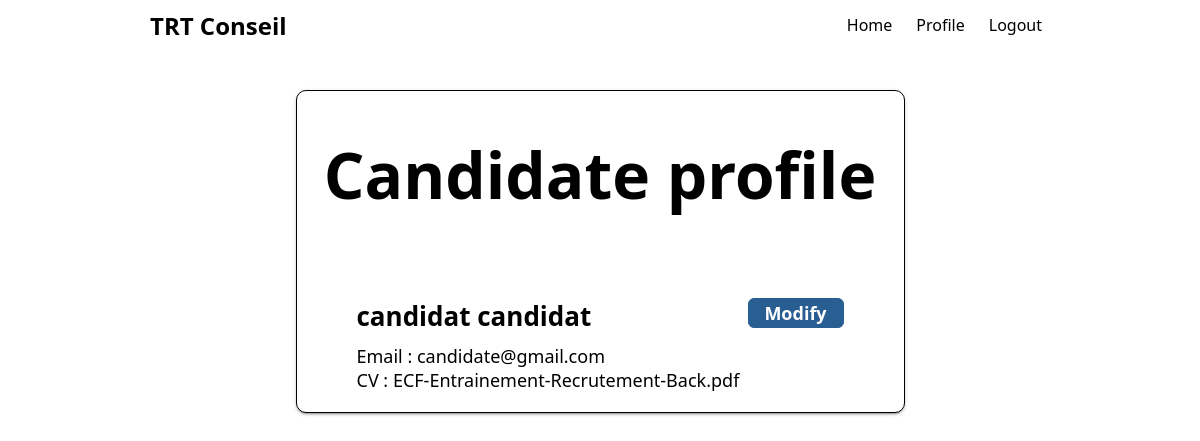
The app's page /candidateProfile.php (signed in) with its own data.
### tables this page shows
CREATE TABLE `candidates` (
  `Id_User` int(11) NOT NULL,
  `Name` varchar(255) DEFAULT NULL,
  `Lastname` varchar(255) DEFAULT NULL,
  `CV_Id` varchar(255) DEFAULT NULL,
  `CV_Name` varchar(255) DEFAULT NULL,
  `Is_Checked` bit(1) DEFAULT NULL
);

CREATE TABLE `users` (
  `Id_User` int(11) NOT NULL,
  `Id_Role` int(11) NOT NULL,
  `Email` varchar(255) NOT NULL,
  `Password` varchar(255) NOT NULL
);

### controllers/pageControllers/PageControllers.php (called while the page is built, shortened)
<?php
class Controller
{
    public function candidateProfile()
    {
        require_once 'views/candidateProfile.php';
    }
}

### candidateProfile.php (called while the page is built)
<?php
    require_once 'controllers/pageControllers/PageControllers.php';
    $controller = new Controller();
    $controller->candidateProfile();

### models/Database.php (called while the page is built, shortened)
<?php
class Database {
    private $host = 'localhost';
    private $user = 'root';
    private $pass = '';
    private $dbname = 'trt_conseil';
    private $dbh;
    private $stmt;
    public function __construct(){
        $dsn = 'mysql:host='.$this->host.';dbname='.$this->dbname;
        $options = array(
            PDO::ATTR_PERSISTENT => true,
            PDO::ATTR_ERRMODE => PDO::ERRMODE_EXCEPTION
        );
        try {
            $this->dbh = new PDO($dsn, $this->user, $this->pass, $options);
        } catch (PDOException $e) {
            $this->error = $e->getMessage();
            echo $this->error;
        }
    }
    public function query($sql)
    {
        $this->stmt = $this->dbh->prepare($sql);
    }
    public function bind($param, $value, $type = null){
        if (is_null($type)) {
            switch (true) {
                default:
                    $type = PDO::PARAM_STR;
            }
        }
        $this->stmt->bindValue($param, $value, $type);
    }
    public function execute(){
        return $this->stmt->execute();
    }
    public function single(){
        $this->execute();
        return $this->stmt->fetch(PDO::FETCH_OBJ);
    }
    public function rowCount(){
        return $this->stmt->rowCount();
    }
}

### models/User.php (called while the page is built, shortened)
<?php
require_once 'Database.php';
class User {
    private $db;
    public function __construct(){
        $this->db = new Database;
    }
    public function findUserInfoCandidate($id_user){
        $this->db->query('SELECT Email, Name, Lastname, Cv_Name  FROM users, candidates WHERE users.Id_User = :id_user and candidates.Id_User = :id_user');
        $this->db->bind(':id_user', $id_user);
        $row = $this->db->single();
        if($this->db->rowCount() > 0){
            return $row;
        }else{
            return false;
        }
    }
}

### views/candidateProfile.php (the view, shortened to what this page needs)
<?php
    require_once 'layout/header.php';
    require_once 'models/User.php';
    $userModel = new User;
    $userInfo = $userModel->findUserInfoCandidate($_SESSION['userId']);
    if (isset($_SESSION['userId']) && $_SESSION['userRole'] == 2) {
?>
<!DOCTYPE html>
<html lang="en">
<head>
    <link rel="stylesheet" href="views/css/header/navbar.css">
    <link rel="stylesheet" href="views/css/candidateProfile.css">
</head>
<body>
    <?php echo $header; ?>
    <main>
        <section class="cards">
            <article class="card">
                <h1>Candidate profile</h1>
                <div id="profil">
                    <div class="row-card">
                        <?php if ($userInfo->Name == null || $userInfo->Lastname == null) : ?>
                            <h2>Anunimous</h2>
                        <?php else : ?>
                            <h2><?=$userInfo->Name ." ". $userInfo->Lastname?></h2>
                        <?php endif; ?>
                        <div class="modify-btn">
                            <button onclick="display_form()">Modify</button>
                        </div>
                    </div>
                    <div class="row-card">
                        <p>Email : <?=$userInfo->Email?></p>
                    </div>
                    <div class="row-card">
                        <p>CV : <?=$userInfo->Cv_Name?></p>
                    </div>
                </div>
            </article>
        </section>
    </main>
</body>
</html>
<?php
    }else{
        redirect("index.php");
    }

### views/css/header/navbar.css (style rules this page uses)
* { margin: 0; padding: 0; font-family: Noto Sans, sans-serif; }

### views/css/candidateProfile.css (style rules this page uses)
* { margin: 0; padding: 0; }
main { display: flex; justify-content: center; margin: 70px 15px 30px 15px; }
.cards { display: flex; flex-wrap: wrap; justify-content: center; }
.card { display: flex; flex-direction: column; width: 323px; padding: 20px; border-radius: 10px; background: white; border: 1px black solid; box-shadow: 0 2px 2px 0 rgb(0 0 0 / 14%), 0 3px 1px -2px rgb(0 0 0 / 20%), 0 1px 5px 0 rgb(0 0 0 / 12%); }
.card h1 { text-align: center; font-size: 36px; font-weight: 600; margin: 20px 0 20px 0 ; }
.card h2 { font-size: 20px; margin: 0 0 10px 0 ; font-weight: 600; }
.card .row-card { display: flex; justify-content: space-between; }
.card .modify-btn button { width: 70px; height: 20px; color: white; font-weight: 600; font-size: 14px; background: #285E92; border: 1px solid #285E92; box-sizing: border-box; border-radius: 6px; cursor: pointer; }
@media (min-width: 600px) { main { margin: 80px 15px 30px 15px; } }
@media (min-width: 600px) { .card h1 { font-size: 50px; margin: 20px 0 60px 0 ; } }
@media (min-width: 600px) { .card h2 { font-size: 26px; } }
@media (min-width: 600px) { .card { width: 450px; height: auto; } }
@media (min-width: 600px) { .card .row-card { padding: 0 40px; box-sizing: border-box; } }
@media (min-width: 600px) { .card .modify-btn button { width: 80px; height: 25px; } }
@media (min-width: 952px) { main { margin: 90px 15px 30px 15px; } }
@media (min-width: 952px) { .card h1 { font-size: 64px; margin: 20px 0 80px 0 ; } }
@media (min-width: 952px) { .card { width: 567px; } }
@media (min-width: 952px) { .card .row-card p { font-size: 18px; } }
@media (min-width: 952px) { .card .modify-btn button { width: 96px; height: 30px; font-size: 18px; } }

### records on screen
candidates: Name "candidat", Lastname "candidat", Id_User.Email "candidate@gmail.com", CV_Name "ECF-Entrainement-Recrutement-Back.pdf"
